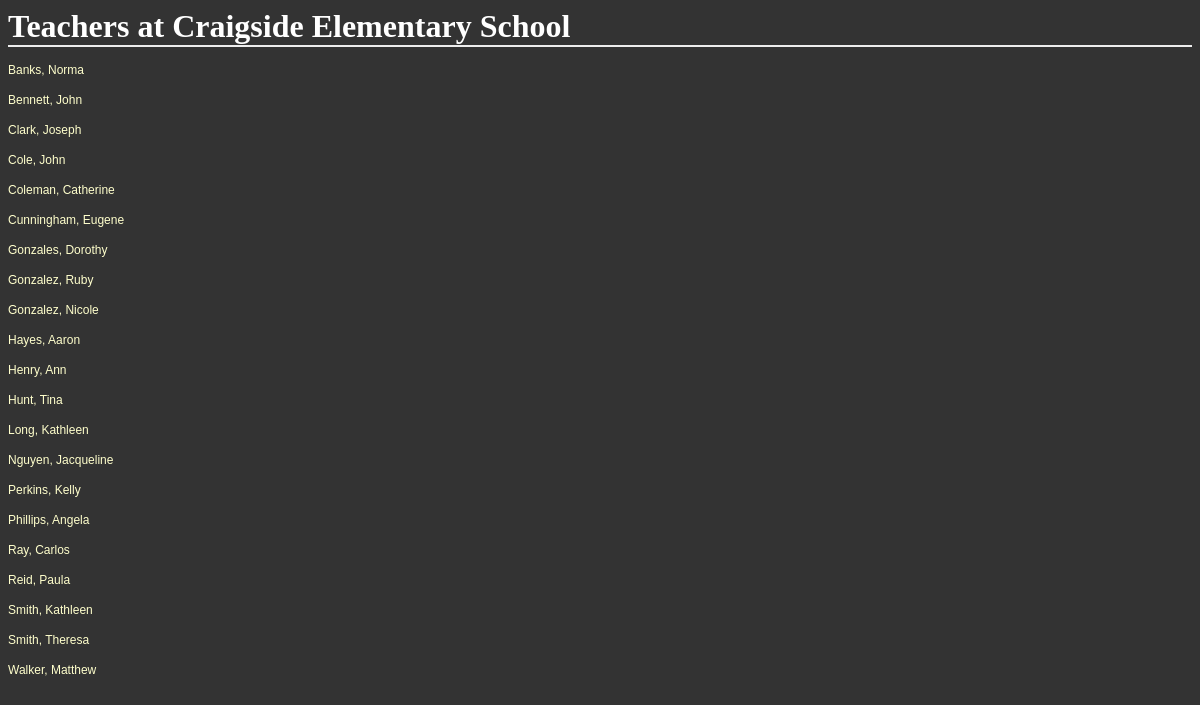
The app's page /districts/1/schools/1/teachers, older data.
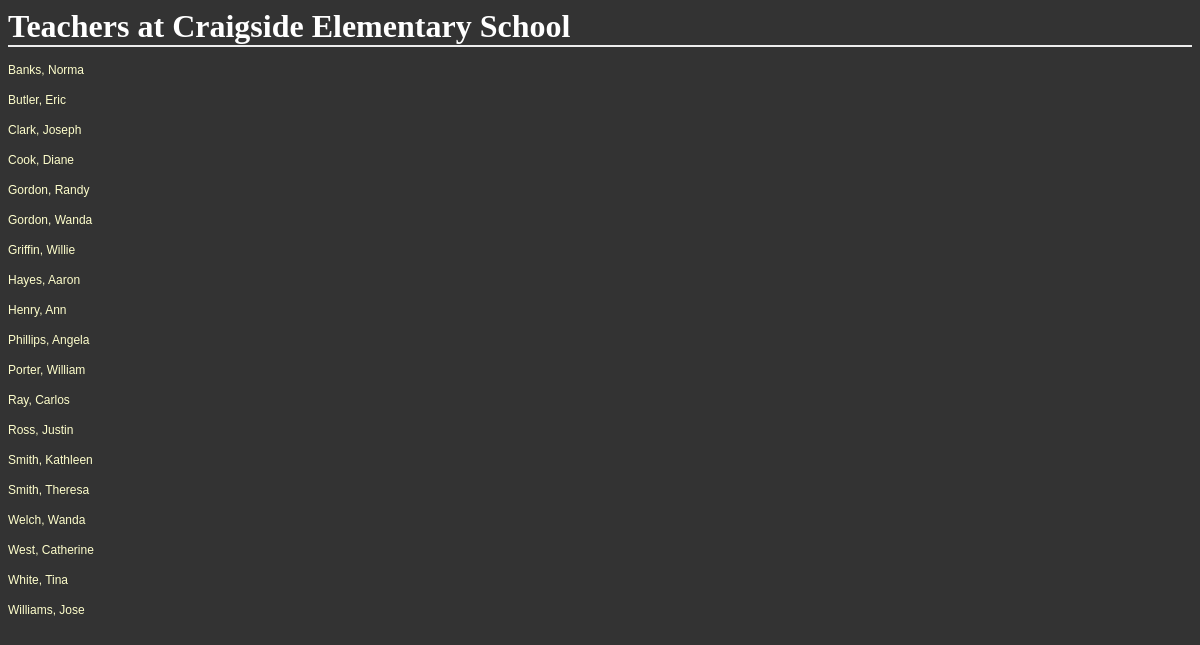
The same page, newer data.
### database_setup.py (models this page shows, shortened)
class Teacher(Base):
    __tablename__ = 'teacher'
    id = Column(Integer, primary_key=True)
    first_name = Column(String(40), nullable=False)
    last_name = Column(String(40), nullable=False)
    department = Column(String(50))
    address = Column(String(50))
    city = Column(String(50))
    state = Column(String(50))
    zip = Column(String(50))
    phone = Column(String(50))
    email = Column(String(50))
    school_id = Column(Integer, ForeignKey('school.id'))
    school = relationship('School')

### schools.py (the view)
@app.route('/districts/<int:district_id>/schools/<int:school_id>/teachers')
def showAllTeachers(district_id, school_id):
    school = session.query(School).filter_by(id=school_id).one()
    teachers = session.query(Teacher).filter_by(school_id=school_id).all()
    return render_template('teachers.html', district_id=district_id, school=school, teachers=teachers)

### templates/teachers.html
<html>
<head>
	<link rel=stylesheet type=text/css href="{{ url_for('static', filename='styles.css') }}">
</head>
<body>
<h1>Teachers at {{school.name}}</h1>
{% for teacher in teachers %}
	<p><a href='{{url_for('showTeacher', district_id=district_id, school_id=school.id, teacher_id=teacher.id)}}'>{{teacher.last_name}}, {{teacher.first_name}}</a></p>
{% endfor %}
</body>
</html>

Row changes from the older to the newer data that the page shows:
no longer on this page (row edited): Teacher: last_name "Bennett", first_name "John"
no longer on this page (row edited): Teacher: last_name "Cole", first_name "John"
no longer on this page (row edited): Teacher: last_name "Coleman", first_name "Catherine"
no longer on this page (row edited): Teacher: last_name "Cunningham", first_name "Eugene"
no longer on this page (row edited): Teacher: last_name "Gonzales", first_name "Dorothy"
no longer on this page (row edited): Teacher: last_name "Gonzalez", first_name "Ruby"
no longer on this page (row edited): Teacher: last_name "Gonzalez", first_name "Nicole"
no longer on this page (row edited): Teacher: last_name "Hunt", first_name "Tina"
no longer on this page (row edited): Teacher: last_name "Long", first_name "Kathleen"
no longer on this page (row edited): Teacher: last_name "Nguyen", first_name "Jacqueline"
no longer on this page (row edited): Teacher: last_name "Perkins", first_name "Kelly"
no longer on this page (row edited): Teacher: last_name "Reid", first_name "Paula"
no longer on this page (row edited): Teacher: last_name "Walker", first_name "Matthew"
now on this page (row edited): Teacher: last_name "Butler", first_name "Eric"
now on this page (row edited): Teacher: last_name "Cook", first_name "Diane"
now on this page (row edited): Teacher: last_name "Gordon", first_name "Randy"
now on this page (row edited): Teacher: last_name "Gordon", first_name "Wanda"
now on this page (row edited): Teacher: last_name "Griffin", first_name "Willie"
now on this page (row edited): Teacher: last_name "Porter", first_name "William"
now on this page (row edited): Teacher: last_name "Ross", first_name "Justin"
now on this page (row edited): Teacher: last_name "Welch", first_name "Wanda"
now on this page (row edited): Teacher: last_name "West", first_name "Catherine"
now on this page (row edited): Teacher: last_name "White", first_name "Tina"
now on this page (row edited): Teacher: last_name "Williams", first_name "Jose"
